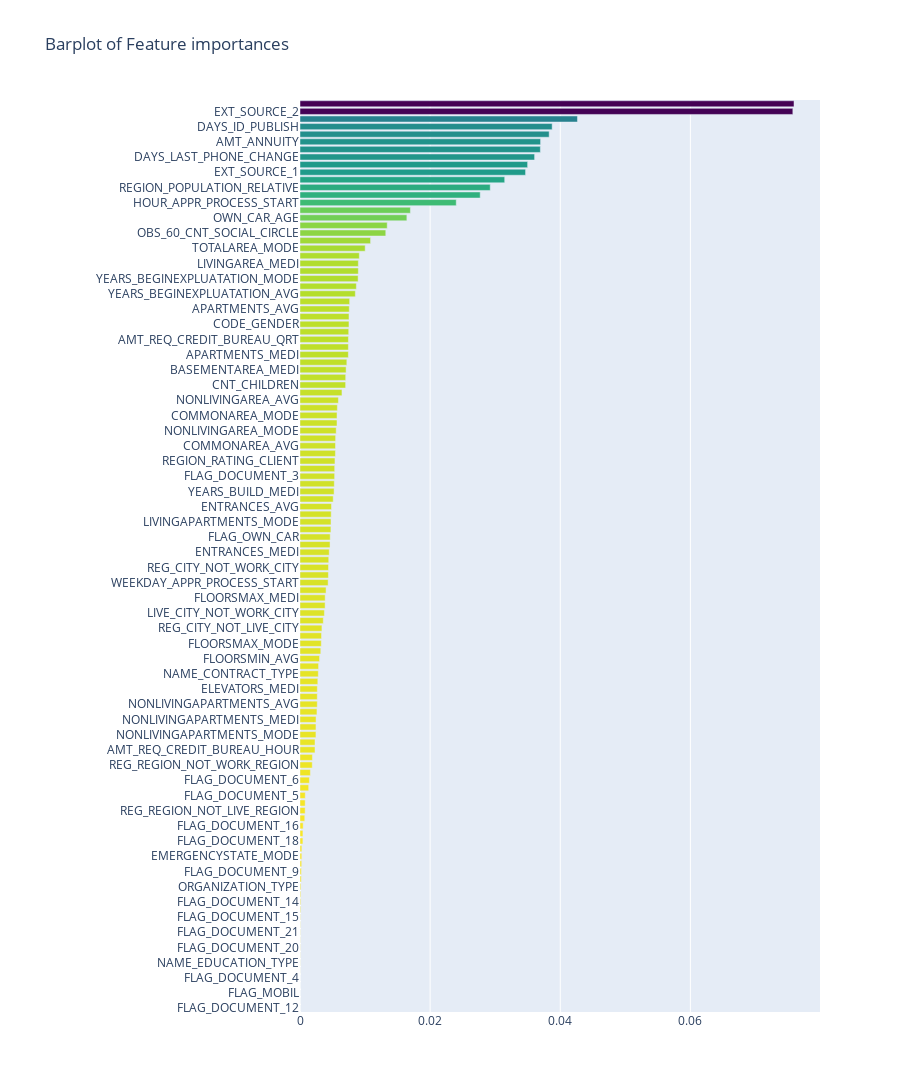

The cell this chart's notebook holds for it:
### Code cell
trace2 = go.Bar(
    x=X_ ,
    y=Y_,
    marker=dict(
        color=X_,
        colorscale = 'Viridis',
        reversescale = True
    ),
    name='Random Forest Feature importance',
    orientation='h',
)
layout = dict(
    title='Barplot of Feature importances',
     width = 900, height = 2000,
    yaxis=dict(
        showgrid=False,
        showline=False,
        showticklabels=True,
#         domain=[0, 0.85],
    ),
    margin=dict(
    l=300,
),
)

fig1 = go.Figure(data=[trace2])
fig1['layout'].update(layout)
py.iplot(fig1, filename='plots')

### Figure 1 — Plotly figure (JSON) as saved in the notebook; plotly's stock layout.template omitted (floating-point values rounded to 4 significant figures)
{"data": [{"marker": {"color": [0, 0, 1.023e-07, 2.174e-07, 2.691e-07, 9.091e-06, 1.68e-05, 1.989e-05, 2.539e-05, 2.629e-05, 3.079e-05, 3.361e-05, 4.237e-05, 9.665e-05, 0.000108, 0.000114, 0.0001273, 0.0001975, 0.0002056, 0.0002591, 0.0002782, 0.0002846, 0.0004472, 0.0004499, 0.0004853, 0.0007331, 0.0007931, 0.0007977, 0.0008091, 0.001334, 0.001445, 0.001596, 0.001883, 0.001908, 0.002307, 0.00231, 0.00245, 0.002455, 0.002466, 0.002606, 0.002654, 0.002654, 0.002664, 0.002739, 0.002815, 0.002857, 0.003005, 0.003193, 0.003274, 0.003311, 0.00337, 0.003581, 0.003751, 0.003859, 0.00387, 0.004005, 0.004323, 0.004367, 0.004383, 0.004418, 0.004494, 0.004617, 0.004643, 0.004751, 0.004763, 0.004798, 0.004843, 0.005104, 0.005241, 0.005272, 0.005322, 0.005332, 0.005375, 0.005445, 0.005457, 0.005477, 0.005563, 0.005686, 0.005689, 0.005744, 0.005902, 0.006451, 0.007013, 0.007024, 0.007086, 0.007198, 0.007432, 0.007437, 0.007443, 0.00749, 0.007529, 0.007529, 0.007571, 0.007632, 0.008505, 0.008663, 0.008933, 0.008965, 0.008967, 0.009117, 0.01002, 0.01085, 0.01318, 0.0134, 0.01642, 0.01697, 0.02401, 0.0277, 0.02924, 0.03146, 0.03467, 0.03498, 0.03606, 0.03694, 0.03698, 0.0383, 0.03876, 0.04265, 0.07575, 0.07593], "colorscale": [[0, "#440154"], [0.1111, "#482878"], [0.2222, "#3e4989"], [0.3333, "#31688e"], [0.4444, "#26828e"], [0.5556, "#1f9e89"], [0.6667, "#35b779"], [0.7778, "#6ece58"], [0.8889, "#b5de2b"], [1, "#fde725"]], "reversescale": true}, "name": "Random Forest Feature importance", "orientation": "h", "type": "bar", "x": [0, 0, 1.023e-07, 2.174e-07, 2.691e-07, 9.091e-06, 1.68e-05, 1.989e-05, 2.539e-05, 2.629e-05, 3.079e-05, 3.361e-05, 4.237e-05, 9.665e-05, 0.000108, 0.000114, 0.0001273, 0.0001975, 0.0002056, 0.0002591, 0.0002782, 0.0002846, 0.0004472, 0.0004499, 0.0004853, 0.0007331, 0.0007931, 0.0007977, 0.0008091, 0.001334, 0.001445, 0.001596, 0.001883, 0.001908, 0.002307, 0.00231, 0.00245, 0.002455, 0.002466, 0.002606, 0.002654, 0.002654, 0.002664, 0.002739, 0.002815, 0.002857, 0.003005, 0.003193, 0.003274, 0.003311, 0.00337, 0.003581, 0.003751, 0.003859, 0.00387, 0.004005, 0.004323, 0.004367, 0.004383, 0.004418, 0.004494, 0.004617, 0.004643, 0.004751, 0.004763, 0.004798, 0.004843, 0.005104, 0.005241, 0.005272, 0.005322, 0.005332, 0.005375, 0.005445, 0.005457, 0.005477, 0.005563, 0.005686, 0.005689, 0.005744, 0.005902, 0.006451, 0.007013, 0.007024, 0.007086, 0.007198, 0.007432, 0.007437, 0.007443, 0.00749, 0.007529, 0.007529, 0.007571, 0.007632, 0.008505, 0.008663, 0.008933, 0.008965, 0.008967, 0.009117, 0.01002, 0.01085, 0.01318, 0.0134, 0.01642, 0.01697, 0.02401, 0.0277, 0.02924, 0.03146, 0.03467, 0.03498, 0.03606, 0.03694, 0.03698, 0.0383, 0.03876, 0.04265, 0.07575, 0.07593], "y": ["FLAG_DOCUMENT_12", "NAME_INCOME_TYPE", "FLAG_MOBIL", "FLAG_DOCUMENT_10", "FLAG_DOCUMENT_4", "FLAG_DOCUMENT_17", "NAME_EDUCATION_TYPE", "FLAG_DOCUMENT_7", "FLAG_DOCUMENT_20", "FLAG_DOCUMENT_2", "FLAG_DOCUMENT_21", "FLAG_DOCUMENT_19", "FLAG_DOCUMENT_15", "FLAG_DOCUMENT_13", "FLAG_DOCUMENT_14", "FLAG_CONT_MOBILE", "ORGANIZATION_TYPE", "FLAG_DOCUMENT_11", "FLAG_DOCUMENT_9", "NAME_HOUSING_TYPE", "EMERGENCYSTATE_MODE", "HOUSETYPE_MODE", "FLAG_DOCUMENT_18", "FONDKAPREMONT_MODE", "FLAG_DOCUMENT_16", "WALLSMATERIAL_MODE", "REG_REGION_NOT_LIVE_REGION", "NAME_TYPE_SUITE", "FLAG_DOCUMENT_5", "OCCUPATION_TYPE", "FLAG_DOCUMENT_6", "LIVE_REGION_NOT_WORK_REGION", "REG_REGION_NOT_WORK_REGION", "FLAG_DOCUMENT_8", "AMT_REQ_CREDIT_BUREAU_HOUR", "FLAG_EMAIL", "NONLIVINGAPARTMENTS_MODE", "ELEVATORS_MODE", "NONLIVINGAPARTMENTS_MEDI", "AMT_REQ_CREDIT_BUREAU_DAY", "NONLIVINGAPARTMENTS_AVG", "FLOORSMIN_MODE", "ELEVATORS_MEDI", "FLOORSMIN_MEDI", "NAME_CONTRACT_TYPE", "ELEVATORS_AVG", "FLOORSMIN_AVG", "FLAG_EMP_PHONE", "FLOORSMAX_MODE", "AMT_REQ_CREDIT_BUREAU_WEEK", "REG_CITY_NOT_LIVE_CITY", "NAME_FAMILY_STATUS", "LIVE_CITY_NOT_WORK_CITY", "DEF_60_CNT_SOCIAL_CIRCLE", "FLOORSMAX_MEDI", "FLOORSMAX_AVG", "WEEKDAY_APPR_PROCESS_START", "ENTRANCES_MODE", "REG_CITY_NOT_WORK_CITY", "FLAG_WORK_PHONE", "ENTRANCES_MEDI", "DEF_30_CNT_SOCIAL_CIRCLE", "FLAG_OWN_CAR", "LIVINGAPARTMENTS_AVG", "LIVINGAPARTMENTS_MODE", "LIVINGAPARTMENTS_MEDI", "ENTRANCES_AVG", "FLAG_PHONE", "YEARS_BUILD_MEDI", "YEARS_BUILD_MODE", "FLAG_DOCUMENT_3", "YEARS_BUILD_AVG", "REGION_RATING_CLIENT", "REGION_RATING_CLIENT_W_CITY", "COMMONAREA_AVG", "FLAG_OWN_REALTY", "NONLIVINGAREA_MODE", "COMMONAREA_MEDI", "COMMONAREA_MODE", "NONLIVINGAREA_MEDI", "NONLIVINGAREA_AVG", "AMT_REQ_CREDIT_BUREAU_MON", "CNT_CHILDREN", "BASEMENTAREA_MODE", "BASEMENTAREA_MEDI", "BASEMENTAREA_AVG", "APARTMENTS_MEDI", "LANDAREA_MODE", "AMT_REQ_CREDIT_BUREAU_QRT", "LANDAREA_MEDI", "CODE_GENDER", "APARTMENTS_MODE", "APARTMENTS_AVG", "LANDAREA_AVG", "YEARS_BEGINEXPLUATATION_AVG", "YEARS_BEGINEXPLUATATION_MEDI", "YEARS_BEGINEXPLUATATION_MODE", "LIVINGAREA_MODE", "LIVINGAREA_MEDI", "LIVINGAREA_AVG", "TOTALAREA_MODE", "CNT_FAM_MEMBERS", "OBS_60_CNT_SOCIAL_CIRCLE", "OBS_30_CNT_SOCIAL_CIRCLE", "OWN_CAR_AGE", "AMT_REQ_CREDIT_BUREAU_YEAR", "HOUR_APPR_PROCESS_START", "AMT_INCOME_TOTAL", "REGION_POPULATION_RELATIVE", "AMT_GOODS_PRICE", "EXT_SOURCE_1", "AMT_CREDIT", "DAYS_LAST_PHONE_CHANGE", "DAYS_REGISTRATION", "AMT_ANNUITY", "DAYS_EMPLOYED", "DAYS_ID_PUBLISH", "DAYS_BIRTH", "EXT_SOURCE_2", "EXT_SOURCE_3"]}], "layout": {"height": 2000, "margin": {"l": 300}, "title": {"text": "Barplot of Feature importances"}, "width": 900, "yaxis": {"showgrid": false, "showline": false, "showticklabels": true}}}
